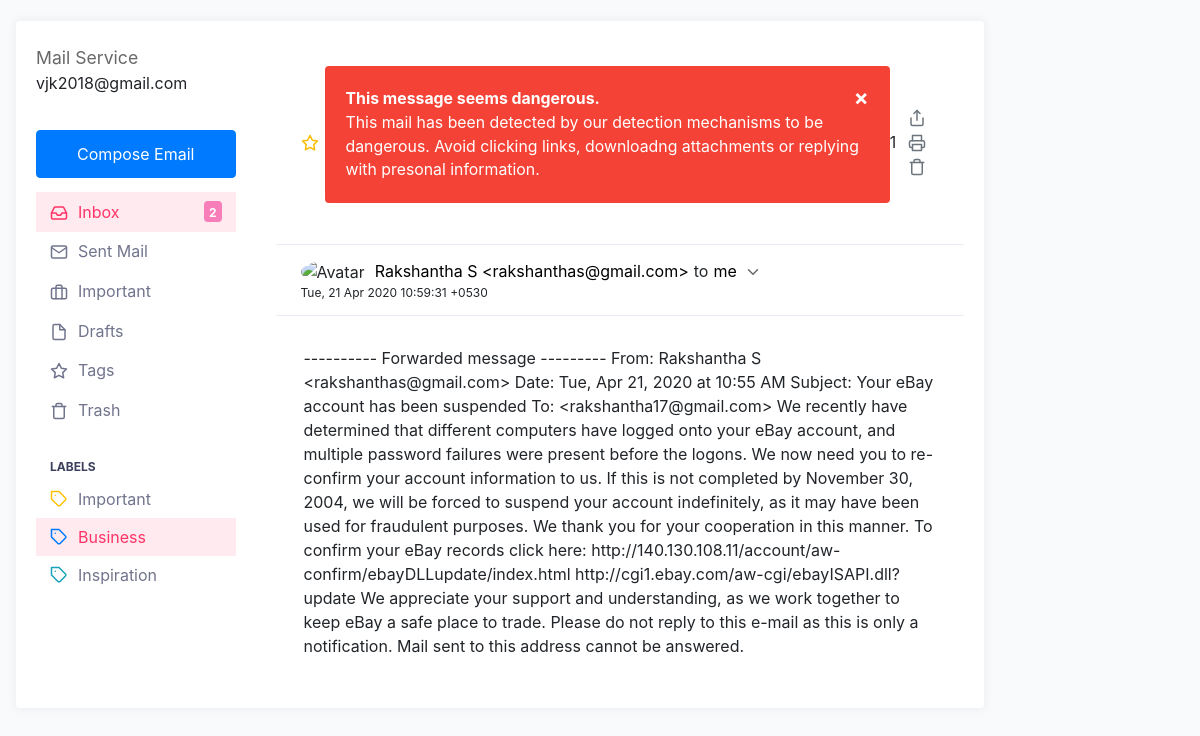
The app's page /read_email/11 with its own data.
### tables this page shows
CREATE TABLE EMAIL
         (SL_NO INTEGER PRIMARY KEY AUTOINCREMENT,SENDER CHAR(50) NOT NULL,SUBJECT TEXT NOT NULL,DATE Text NOT NULL,MESSAGE_BODY TEXT,PHISHING INT, TEXT_PHISHING INT,URL_PHISHING INT);

### Flask_Application/front_end.py (the view)
@app.route('/read_email/<int:id>')
def read_email(id):
    con = sql.connect("D:/Projects/Phishing-email-detection/Flask_Application/email_db.db")
    con.row_factory = sql.Row
    cur = con.cursor()
    cur.execute("select * from EMAIL where SL_NO = ?",(id,))
    rows = cur.fetchone()
    return render_template("read_email.html",rows = rows)

### Flask_Application/templates/read_email.html (shortened to what this page needs)
<!DOCTYPE html>
<html lang="en">
<head>
    <link href="http://netdna.bootstrapcdn.com/bootstrap/4.4.1/css/bootstrap.min.css" rel="stylesheet">
</head>
<body>
<div class="col-md-10">
<div class="row inbox-wrapper">
    <div class="col-lg-12">
      <div class="card">
        <div class="card-body">
          <div class="row">
            <div class="col-lg-3 email-aside border-lg-right">
              <div class="aside-content">
                <div class="aside-header">
                  <span class="title">Mail Service</span>
                  <p class="description">vjk2018@gmail.com</p>
                </div>
                <div class="aside-compose"><a class="btn btn-primary btn-block" href="../../../demo_1/pages/email/compose.html">Compose Email</a></div>
                <div class="aside-nav collapse">
                  <ul class="nav">
                    <li class="active"><a href="/"><span class="icon"></span>Inbox<span class="badge badge-danger-muted text-white font-weight-bold float-right">2</span></a></li>
                    <li><a href="#"><span class="icon"></span>Sent Mail</a></li>
                    <li><a href="#"><span class="icon"></span>Important<span class="badge badge-info-muted text-white font-weight-bold float-right"></span></a></li>
                    <li><a href="#"><span class="icon"></span>Drafts</a></li>
                    <li><a href="#"><span class="icon"></span>Tags</a></li>
                    <li><a href="#"><span class="icon"></span>Trash</a></li>
                  </ul>
                  <span class="title">Labels</span>
                  <ul class="nav nav-pills nav-stacked">
                    <li>
                      <a href="#"> Important </a>
                    </li>
                    <li class="active"><a href="#">
                      Business </a>
                    </li>
                    <li>
                      <a href="#"> Inspiration </a>
                    </li>
                  </ul>
                </div>
              </div>
            </div>
            <div class="col-lg-9 email-content">
              <div class="email-head">
                <div class="email-head-subject">
                  <div class="title d-flex align-items-center justify-content-between">
                    <div class="d-flex align-items-center">
                      <a class="active" href="#"><span class="icon"></span></a>
                    </div>
			{% if rows[5] == 1%}
					<div class="alert">
  <span class="closebtn" onclick="this.parentElement.style.display='none';">&times;</span>
  <strong>This message seems dangerous.</strong><br> This mail has been detected by our detection mechanisms to be dangerous. Avoid clicking links, downloadng attachments or replying with presonal information.
</div>
            {% endif %}
            {{rows[5]}}
                    <div class="icons">
                      <a href="#" class="icon"></a>
                      <a href="#" class="icon"></a>
                      <a href="#" class="icon">
                      </a>
                    </div>
                  </div>
                </div>
                <div class="email-head-sender d-flex align-items-center justify-content-between flex-wrap">
                  <div class="d-flex align-items-center">
                    <div class="avatar">
                      <img src="https://bootdey.com/img/Content/avatar/avatar1.png" alt="Avatar" class="rounded-circle user-avatar-md">
                    </div>
                    <div class="sender d-flex align-items-center">
                      <a href="#">{{rows[1]}}</a> <span>to</span><a href="#">me</a>
                      <div class="actions dropdown">
                        <a class="icon" href="#" data-toggle="dropdown"><svg xmlns="http://www.w3.org/2000/svg" width="24" height="24" viewBox="0 0 24 24" fill="none" stroke="currentColor" stroke-width="2" stroke-linecap="round" stroke-linejoin="round" class="feather feather-chevron-down"><polyline points="6 9 12 15 18 9"></polyline></svg></a>
                      </div>
                    </div>
                  </div>
                  <div class="date">{{rows[3]}}</div>
                </div>
              </div>
               <div class="email-body">{{rows[4]}}
                </div>
</body>
</html>

### Flask_Application/templates/read_email.html (style rules this page uses)
body { background-color: #f9fafb; margin-top:20px; }
@media (min-width: 992px) { .inbox-wrapper .email-aside .aside-content { padding-right: 10px; } }
.inbox-wrapper .email-aside .aside-content .aside-header { padding: 0 0 5px; position: relative; }
.inbox-wrapper .email-aside .aside-content .aside-header .title { display: block; margin: 3px 0 0; font-size: 1.1rem; line-height: 27px; color: #686868; }
.inbox-wrapper .email-aside .aside-content .aside-compose { text-align: center; padding: 14px 0; }
.inbox-wrapper .email-aside .aside-content .aside-compose .btn, .inbox-wrapper .email-aside .aside-content .aside-compose .fc .fc-button, .fc .inbox-wrapper .email-aside .aside-content .aside-compose .fc-button, .inbox-wrapper .email-aside .aside-content .aside-compose .swal2-modal .swal2-actions button, .swal2-modal .swal2-actions .inbox-wrapper .email-aside .aside-content .aside-compose button, .inbox-wrapper .email-aside .aside-content .aside-compose .wizard > .actions a, .wizard > .actions .inbox-wrapper .email-aside .aside-content .aside-compose a { padding: 11px; }
.inbox-wrapper .email-aside .aside-content .aside-nav { visibility: visible; padding: 0 0; }
.inbox-wrapper .email-aside .aside-content .aside-nav.collapse { display: block; }
.inbox-wrapper .email-aside .aside-content .aside-nav .title { display: block; color: #3d405c; font-size: 12px; font-weight: 700; text-transform: uppercase; margin: 20px 0 0; padding: 8px 14px 4px; }
.inbox-wrapper .email-aside .aside-content .aside-nav .nav li { width: 100%; }
.inbox-wrapper .email-aside .aside-content .aside-nav .nav li a { display: -webkit-flex; display: flex; -webkit-align-items: center; align-items: center; position: relative; color: #71748d; padding: 7px 14px; }
.inbox-wrapper .email-aside .aside-content .aside-nav .nav li a .icon svg { width: 18px; margin-right: 10px; }
.inbox-wrapper .email-aside .aside-content .aside-nav .nav li a .badge { margin-left: auto; }
.inbox-wrapper .email-aside .aside-content .aside-nav .nav li a svg { width: 18px; margin-right: 10px; }
.inbox-wrapper .email-aside .aside-content .aside-nav .nav li.active a { color: #ff3366; background: rgba(255, 51, 102, 0.1); }
.inbox-wrapper .email-aside .aside-content .aside-nav .nav li.active a .icon { color: #ff3366; }
.email-head { background-color: transparent; }
.email-head-subject { padding: 25px 25px; border-bottom: 1px solid #e8ebf1; }
.email-head-subject .title { display: block; font-size: .99rem; }
.email-head-subject .title a.active .icon { color: #fbbc06; }
.email-head-subject .title a .icon { color: silver; margin-right: 6px; }
.email-head-subject .title a .icon svg { width: 18px; }
.email-head-subject .icons { font-size: 14px; float: right; }
.email-head-subject .icons .icon { color: #000; margin-left: 12px; }
.email-head-subject .icons .icon svg { width: 18px; }
.email-head-sender { padding: 13px 25px; }
.email-head-sender .avatar { float: left; margin-right: 10px; }
.email-head-sender .date { float: right; font-size: 12px; }
.email-head-sender .avatar img { width: 36px; }
.email-head-sender .sender > a { color: #000; }
.email-head-sender .sender span { margin-right: 5px; margin-left: 5px; }
.email-head-sender .sender .actions { display: inline-block; position: relative; }
.email-head-sender .sender .actions .icon { color: #686868; margin-left: 7px; }
.email-head-sender .sender .actions .icon svg { width: 18px; }
.email-body { background-color: transparent; border-top: 1px solid #e8ebf1; padding: 30px 28px; }
.card { box-shadow: 0 0 10px 0 rgba(183, 192, 206, 0.2); -webkit-box-shadow: 0 0 10px 0 rgba(183, 192, 206, 0.2); -moz-box-shadow: 0 0 10px 0 rgba(183, 192, 206, 0.2); -ms-box-shadow: 0 0 10px 0 rgba(183, 192, 206, 0.2); }
.card { position: relative; display: flex; flex-direction: column; min-width: 0; word-wrap: break-word; background-color: #fff; background-clip: border-box; border: 1px solid #f2f4f9; border-radius: 0.25rem; }
.badge { padding: 6px 5px 3px; }
.text-white { color: #ffffff !important; }
.font-weight-bold { font-weight: 700 !important; }
.float-right { float: right !important; }
.badge-danger-muted { color: #212529; background-color: #f77eb9; }
.alert { padding: 20px; background-color: #f44336; color: white; }
.closebtn { margin-left: 15px; color: white; font-weight: bold; float: right; font-size: 22px; line-height: 20px; cursor: pointer; transition: 0.3s; }

### records on screen
EMAIL: PHISHING "1", SENDER "Rakshantha S <rakshanthas@gmail.com>", DATE "Tue, 21 Apr 2020 10:59:31 +0530", MESSAGE_BODY "---------- Forwarded message --------- From: Rakshantha S <rakshanthas@gmail.com> Date: Tue, Apr 21, 2020 at 10:55 AM Subject: Your eBay account has been suspended To: <rakshantha17@gmail.com> We recently have determined that different computers have logged onto your eBay account, and multiple password failures were present before the logons. We now need you to re-confirm your account information to us. If this is not completed by November 30, 2004, we will be forced to suspend your account indefinitely, as it may have been used for fraudulent purposes. We thank you for your cooperation in this manner. To confirm your eBay records click here:…"
